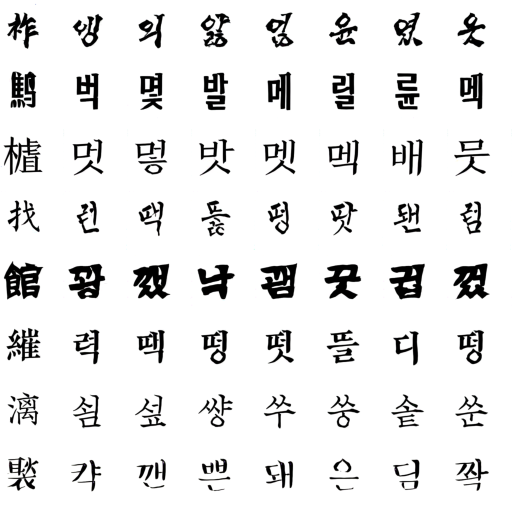
#> input picture zi2zi-master/assets/cn2kr.png, 1024 x 1024 px, given as the content of the folder ../outputFiles/667a/rough/, which was not available (shown at 1/2 size)
$ python generateTrainingData667a.py
#> lines starting #> are read from the running program, lines starting #| are printed output that depends on the picture
from PIL import Image
import os.path
import glob
import os
import string
import argparse

UNIT_SIZE = 256
TARGET_WIDTH = 2 * UNIT_SIZE

if __name__=="__main__":
    parser = argparse.ArgumentParser(description='manual to this script')
    parser.add_argument('--inPath', type=str, default = "../outputFiles/667a/rough/")
    parser.add_argument('--trainPath', type=str, default = "../outputFiles/train_667a/rough/")

    args = parser.parse_args()
    inPath = args.inPath
    trainPath = args.trainPath
    train_dir = os.path.dirname(trainPath)
    if not os.path.exists(train_dir):
        os.makedirs(train_dir)

    images = []
    for f in os.listdir(inPath):
        if (f != '.DS_Store'):
            images.append(f)

    # make the training dataset
    for i in range(len(images)):
        im = Image.open(os.path.join(inPath,images[i]))
#> im is the input picture: PIL image 1024x1024 RGB; mean R, G, B 231.5, 231.5, 231.5
        target = im.resize((TARGET_WIDTH, UNIT_SIZE))
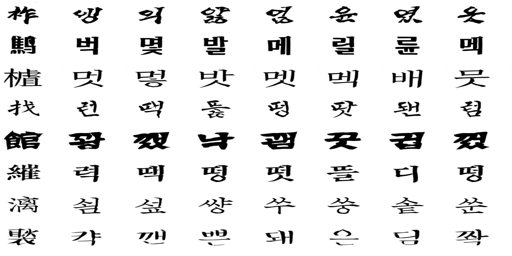
#> target: PIL image 512x256 RGB; mean R, G, B 231.3, 231.3, 231.3
        quality_value = 100
        target.save(trainPath+'0_'+str(i).zfill(4)+'_'+"1"+'.png', quality = quality_value)

$ run again, on zi2zi-master/assets/compare2.png
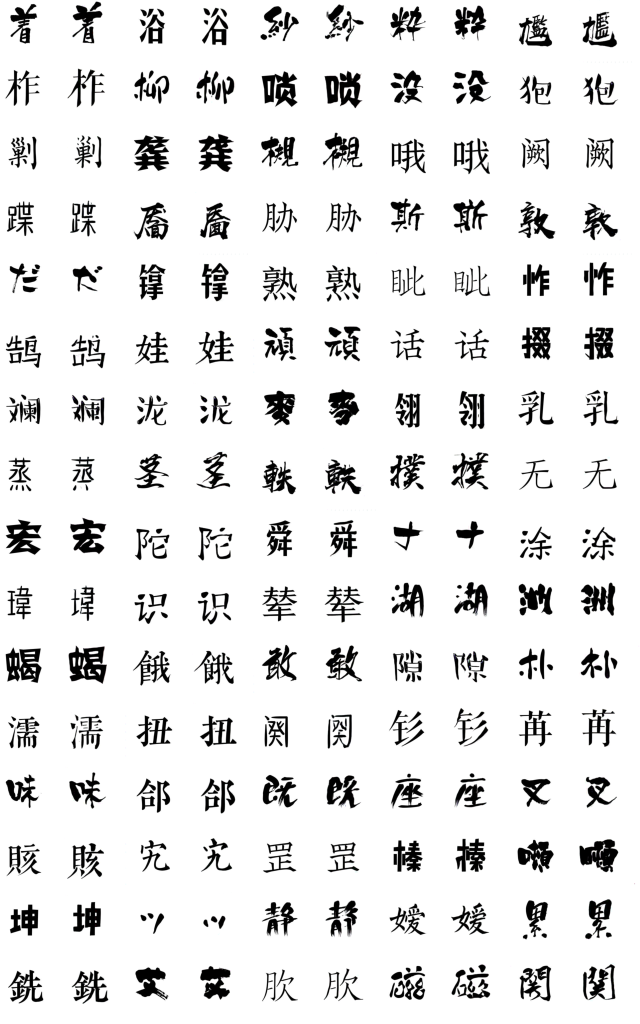
#> input picture zi2zi-master/assets/compare2.png, 1280 x 2048 px, given as the content of the folder ../outputFiles/667a/rough/, which was not available (shown at 1/2 size)
#> im is the input picture: PIL image 1280x2048 RGB; mean R, G, B 229.4, 229.4, 229.4
#> `target = im.resize((TARGET_WIDTH, UNIT_SIZE))`:
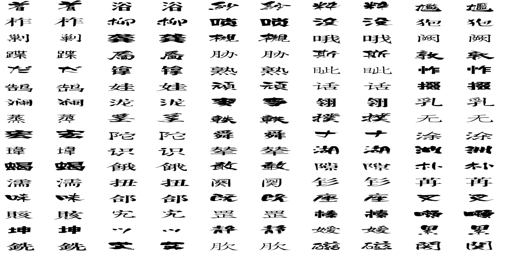
#> target: PIL image 512x256 RGB; mean R, G, B 229.1, 229.1, 229.1

$ run again, on zi2zi-master/assets/compare3.png
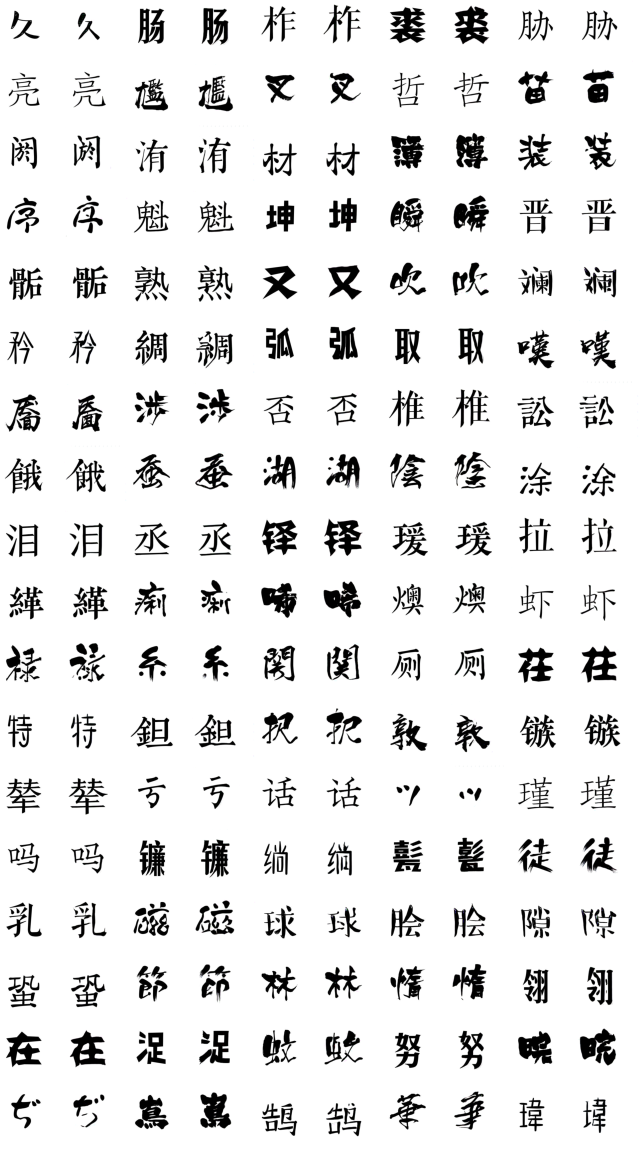
#> input picture zi2zi-master/assets/compare3.png, 1280 x 2304 px, given as the content of the folder ../outputFiles/667a/rough/, which was not available (shown at 1/2 size)
#> im is the input picture: PIL image 1280x2304 RGB; mean R, G, B 229.6, 229.6, 229.6
#> `target = im.resize((TARGET_WIDTH, UNIT_SIZE))`:
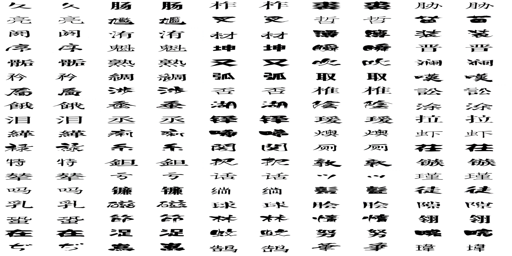
#> target: PIL image 512x256 RGB; mean R, G, B 229.3, 229.3, 229.3
